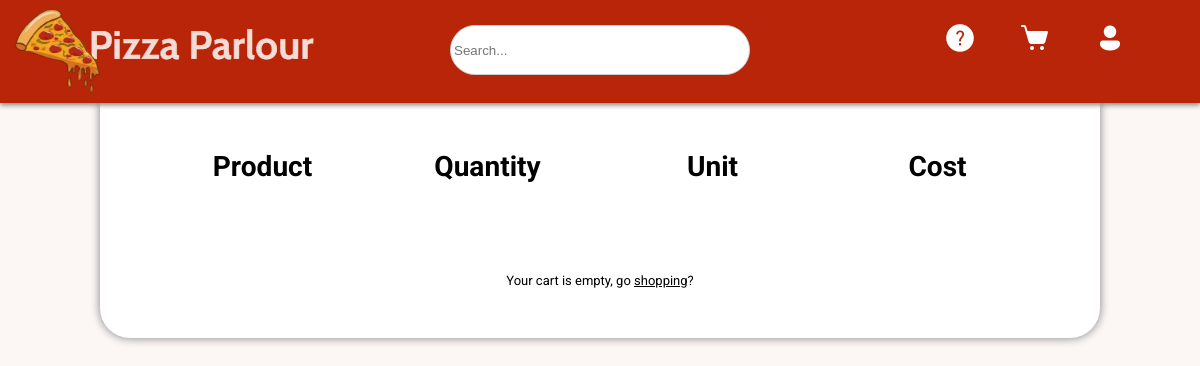
Page /products/cart (signed in) on the earlier database version.
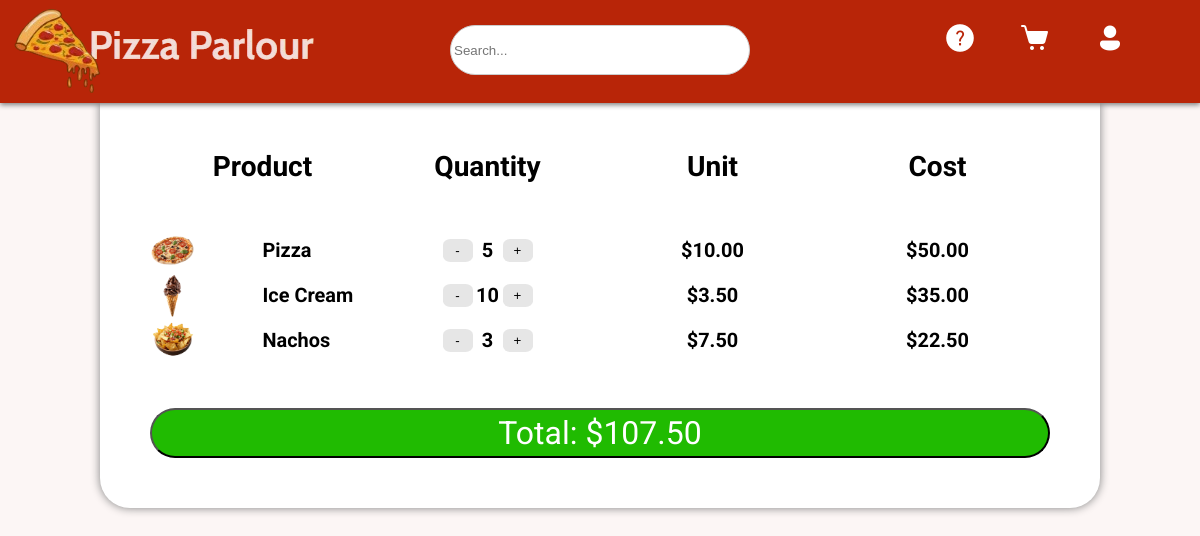
Same page on the later database version.
### products/models.py (models this page shows, shortened)
class CartItem(models.Model):
    product = models.ForeignKey(Product, on_delete=models.CASCADE, related_name='items')
    cart = models.ForeignKey(Cart, on_delete=models.CASCADE, related_name='cartitems')
    quantity = models.IntegerField(default=0)
    @property
    def price(self):
        quantity_price = self.product.price * self.quantity
        return quantity_price

class Product(models.Model):
    name = models.CharField(max_length=30)
    slug = models.SlugField()
    price = models.DecimalField(max_digits=4, decimal_places=2)
    description = models.TextField()
    image = models.ImageField(default='fallback.png', blank=True)

class Cart(models.Model):
    id = models.UUIDField(default=uuid.uuid4, primary_key=True)
    user = models.ForeignKey(User, on_delete=models.CASCADE)
    completed = models.BooleanField(default=False)
    @property
    def total_price(self):
        cartitems = self.cartitems.all()
        total = sum([item.price for item in cartitems])
        return total

### products/views.py (the view)
# urls.py: path("cart", views.cart, name="cart"),
def cart(request):
    cart = None
    cartitems = []
    if request.user.is_authenticated:
        cart, created = Cart.objects.get_or_create(user=request.user, completed=False)
        cartitems = cart.cartitems.all()
    return render(request, "products/cart.html", {"cart":cart, "items":cartitems})

### products/templates/products/cart.html (shortened to what this page needs)
{% extends "layout.html" %}
{% block content %}
<div class="shopping-cart">
	<div></div>
	<div>
		<div class="item-container">
			<div class="item-grid">
				<h3>Product</h3>
				<h3>Quantity</h3>
				<h3>Unit</h3>
				<h3>Cost</h3>
			</div>
			<div class="item-grid">
				{% for item in items %}
					<div class="cart-image-name">
						<img class="cart-image" src="{{ item.product.image.url }}" alt="">
						<h5>{{ item.product.name }}</h5>
					</div>
					<div class="quantity">
						<button class="minus-button" value="{{ item.product.id }}">-</button>
						<h5>{{ item.quantity }}</h5>
						<button class="plus-button" value="{{ item.product.id }}">+</button>
					</div>
					<h5>${{ item.product.price }}</h5>
					<h5>${{ item.price }}</h5>
				{% endfor %}
			</div>
			{% if items|length == 0%}
				<p>Your cart is empty, go <a href="/products/">shopping</a>?</p>
			{% else %}
				<button class="total">Total: ${{ cart.total_price }}</button>
			{% endif %}
		</div>
	</div>
	<div></div>
{% endblock %}

### templates/layout.html (shortened to what this page needs)
<!DOCTYPE html>
{% load static %}
<html lang="en">
<head>
    <link rel="stylesheet" href="{% static 'css/style.css' %}">
</head>
<body>
    <nav>
        <a class="logo-link" href="/products">
            <img class="logo" src="/media/logo.png" alt="logo">
        </a>
        <div class="searchbar">
            <input type="text" placeholder="Search...">
        </div>
        <div class="icons">
            <div>
                <div class="icon">
                    <button class="dropbtn">
                        <img src="/media/help-icons8.png" alt="">
                    </button>
                </div>
            </div>
            <div>
                <div class="icon">
                    <a href="/products/cart">
                        <img src="/media/cart-icons8.png" alt="">
                    </a>
                </div>
            </div>
            <div>
                <div class="icon">
                    <button class="dropbtn">
                        <img src="/media/user-icons8.png" alt="">
                    </button>
                </div>
            </div>
            <div></div>
        </div>
    </nav>
    <main>
        {% block content %}
        {% endblock %}
    </main>
</body>
</html>

### static/css/style.css (style rules this page uses)
* { margin: 0; padding: 0; box-sizing: border-box; }
body { min-height: 100vh; background-color: rgb(252,246,245); color: rgb(0,0,0); font-family: "Roboto", "consolas", sans-serif; font-size: 3rem; }
main { padding-top: 100px; }
nav { display: grid; grid-template-columns: 3fr 2fr 3fr; background-color: rgb(184,37,8); color: whitesmoke; font-size: 2.5rem; box-shadow: 0 2px 5px gray; position: fixed; width: 100%; z-index: 10; }
img { align-items: center; }
h3 { font-weight: 700; }
main { flex-grow: 1; display: grid; place-content: center; }
input { width: 100%; height: 50px; padding: 1%; border-radius: 50px; margin-top: 25px; border: 1px solid #ccc; }
.shopping-cart { width: 100%; display: grid; grid-template-columns: 1fr 4fr 1fr; }
.item-grid { display: grid; grid-template-columns: repeat(4, 1fr); padding-bottom: 5%; align-items: center; }
.total { width: 100%; height: 50px; border-radius: 50px; background-color: rgb(32, 187, 1); color: white; font-size: 2rem; font-family: "Roboto", "consolas", sans-serif; }
.item-container { background-color: white; column-gap: 10%; width: 1000px; vertical-align: middle; text-align: center; padding: 5%; border-bottom-left-radius: 30px; border-bottom-right-radius: 30px; font-size: 1.5rem; box-shadow: 0 0 10px gray; }
.cart-image { width: 40%; display: inline; }
.cart-image-name { display: grid; text-align: left; grid-template-columns: 1fr 1fr; align-items: center; }
.quantity { display: grid; grid-template-columns: repeat(3, 1fr); text-align: center; margin-left: 30%; margin-right: 30%; }
.plus-button, .minus-button { width: 100%; border-radius: 25%; border: transparent; background-color: rgb(230, 230, 230); }
a { text-decoration: none; color: inherit; }
.dropbtn { background-color: transparent; border: none; }
.icons { margin-top: 3.5%; display: grid; grid-template-columns: 3fr 1fr 1fr 1fr; }
.icon { position: relative; float: right; }

Differences in the rows shown:
added CartItem: product.image (picture), product.name "Pizza", quantity "5", product.price "10.00", price "50.00"
added CartItem: product.image (picture), product.name "Ice Cream", quantity "10", product.price "3.50", price "35.00"
added CartItem: product.image (picture), product.name "Nachos", quantity "3", product.price "7.50", price "22.50"
added Cart: total_price "107.50"
Other differences:
text no longer shown: "Your cart is empty, go shopping ?"
text now shown: "Total: $"
